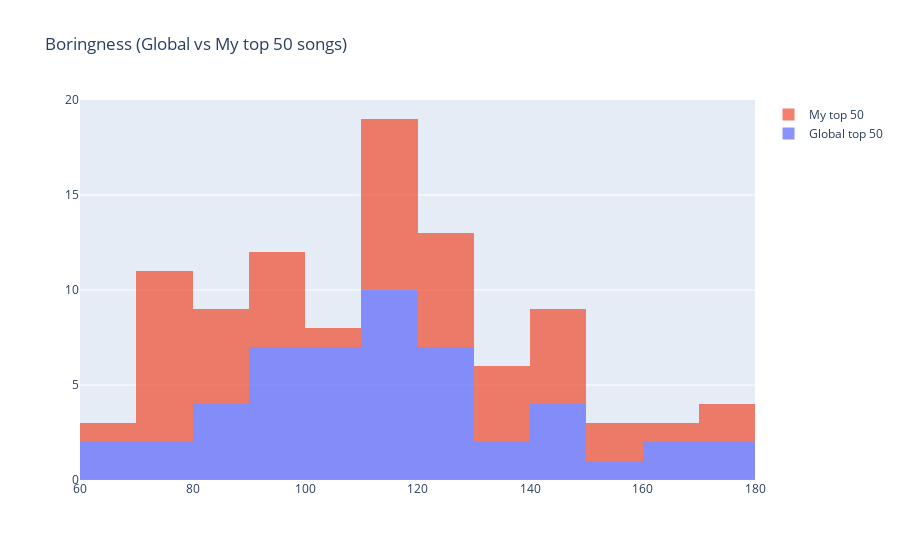

The notebook cell saved with this chart:
### Markdown cell above
Audio features of my top 50 are distinct from the global top 50! I prefer low-spirited, acoustics songs having lower energy levels, while worldwide hits suggest people incline towards fast-paced, energetic sings that they can dance.

### Code cell
fig = go.Figure()
fig.add_trace(go.Histogram(x=globaltop50['boring'], name='Global top 50'))
fig.add_trace(go.Histogram(x=top50['boring'], name='My top 50'))

# Overlay both histograms
fig.update_layout(barmode='stack', title='Boringness (Global vs My top 50 songs)')
# Reduce opacity to see both histograms
fig.update_traces(opacity=0.75)
fig.show()

### Figure 1 — Plotly figure (JSON) as saved in the notebook; plotly's stock layout.template omitted (floating-point values rounded to 4 significant figures)
{"data": [{"name": "Global top 50", "opacity": 0.75, "type": "histogram", "x": [166.3, 93.09, 111.8, 118.0, 121.0, 83.46, 92.55, 136.4, 119.5, 105.1, 99.32, 112.3, 118.0, 92.45, 142.7, 74.1, 108.1, 107.8, 84.89, 136.5, 142.8, 96.82, 117.9, 88.85, 106.5, 112.2, 125.3, 127.0, 106.6, 162.3, 140.4, 111.0, 111.1, 125.7, 105.9, 120.8, 68.73, 86.87, 178.1, 115.3, 128.2, 99.43, 123.6, 93.53, 105.8, 77.75, 173.2, 66.65, 144.7, 152.9]}, {"name": "My top 50", "opacity": 0.75, "type": "histogram", "x": [153.5, 135.0, 73.88, 116.7, 123.8, 110.8, 147.8, 75.04, 95.12, 151.6, 88.58, 75.73, 88.67, 166.8, 71.77, 142.5, 119.9, 87.51, 114.9, 75.4, 86.15, 122.8, 116.7, 72.16, 132.1, 143.2, 96.85, 91.92, 173.5, 113.6, 131.6, 108.9, 92.11, 129.0, 77.91, 93.55, 87.2, 144.5, 133.4, 121.4, 140.1, 175.5, 72.71, 119.5, 121.5, 116.6, 126.5, 116.1, 61.46, 70.99]}], "layout": {"barmode": "stack", "title": {"text": "Boringness (Global vs My top 50 songs)"}}}
